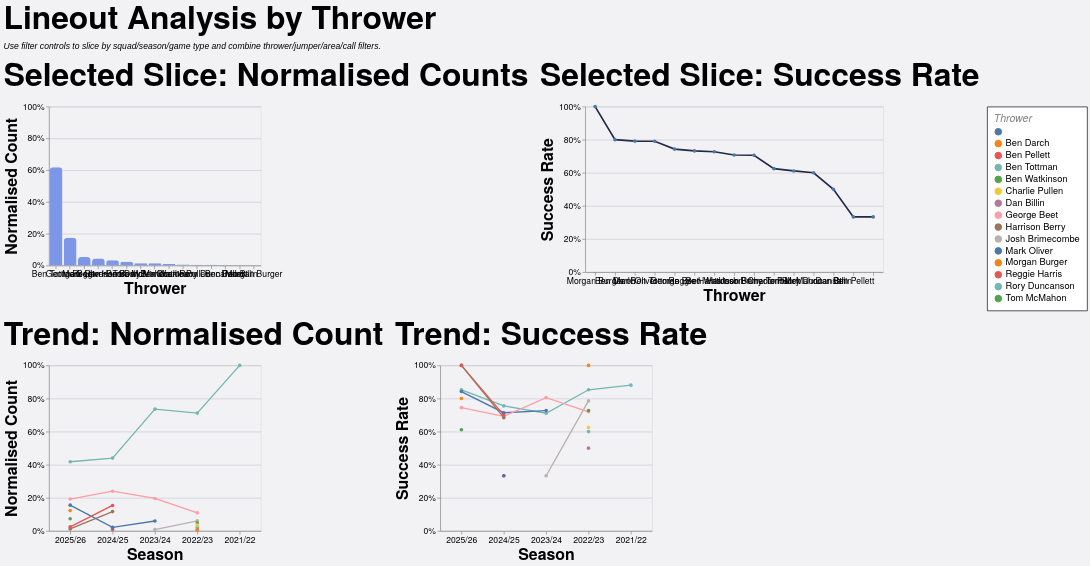

The Vega-Lite source for this figure:
### Vega-Lite specification from a JSON file in a GitHub repository (floating-point values rounded to 4 significant figures; data arrays with more than 128 entries replaced by an {"elided": "..."} marker saying what was removed)
{"config": {"axis": {"labelFont": "PT Sans Narrow, Helvetica Neue, Helvetica, Arial, sans-serif", "titleFont": "PT Sans Narrow, Helvetica Neue, Helvetica, Arial, sans-serif", "labelFontSize": 13, "titleFontSize": 24, "gridColor": "#202947", "gridOpacity": 0.2, "zindex": 1}, "text": {"font": "Lato, sans-serif"}, "bar": {"cornerRadiusEnd": 5}, "header": {"labelFont": "PT Sans Narrow, Helvetica Neue, Helvetica, Arial, sans-serif", "titleFont": "PT Sans Narrow, Helvetica Neue, Helvetica, Arial, sans-serif", "labelFontSize": 24, "titleFontSize": 28, "labelFontWeight": "bold", "orient": "left"}, "legend": {"labelFont": "PT Sans Narrow, Helvetica Neue, Helvetica, Arial, sans-serif", "titleFont": "PT Sans Narrow, Helvetica Neue, Helvetica, Arial, sans-serif", "labelFontSize": 14, "titleFontSize": 16, "titlePadding": 5, "fillColor": "white", "strokeColor": "black", "padding": 10, "titleFontWeight": "lighter", "titleFontStyle": "italic", "titleColor": "gray", "offset": 10}, "title": {"font": "PT Sans Narrow, Helvetica Neue, Helvetica, Arial, sans-serif", "fontSize": 48, "fontWeight": "bold", "anchor": "start", "align": "center", "titlePadding": 20, "subtitlePadding": 10, "subtitleFontSize": 13, "subtitleColor": "", "subtitleFontStyle": "italic", "offset": 15, "color": "black"}, "axisX": {"labelAngle": 0}, "facet": {"title": null, "header": null, "align": {"row": "each", "column": "each"}}, "resolve": {"scale": {"y": "independent", "facet": "independent"}}, "background": "#f2f1f4", "scale": {"offsetBandPaddingOuter": 0.2, "offsetBandPaddingInner": 0.1}}, "vconcat": [{"hconcat": [{"mark": {"type": "bar", "color": "#7d96e8"}, "encoding": {"tooltip": [{"field": "thrower", "title": "Thrower", "type": "nominal"}, {"field": "attempts", "format": ",.0f", "title": "Lineouts", "type": "quantitative"}, {"field": "share", "format": ".1%", "title": "Normalised Count", "type": "quantitative"}], "x": {"field": "thrower", "sort": "-y", "title": "Thrower", "type": "nominal"}, "y": {"axis": {"format": "%"}, "field": "share", "scale": {"domain": [0, 1]}, "title": "Normalised Count", "type": "quantitative"}}, "height": 240, "title": "Selected Slice: Normalised Counts", "transform": [{"filter": "(loSquad == 'All' || datum.squad == loSquad) && (loGameType == 'All' || (loGameType == 'League + Cup' && (datum.game_type == 'League' || datum.game_type == 'Cup')) || (loGameType == 'League only' && datum.game_type == 'League') || datum.game_type == loGameType) && (loOpposition == 'All' || datum.opposition == loOpposition) && (loThrower == 'All' || datum.thrower == loThrower) && (loJumper == 'All' || datum.jumper == loJumper) && (loArea == 'All' || datum.area == loArea) && (loNumbers == 'All' || datum.numbers == loNumbers) && (loCall == 'All' || datum.call == loCall) && (loCallType == 'All' || datum.call_type == loCallType)"}, {"filter": "(loSeason == 'All' || datum.season == loSeason)"}, {"aggregate": [{"op": "count", "as": "attempts"}, {"op": "sum", "field": "won", "as": "won"}], "groupby": ["thrower"]}, {"joinaggregate": [{"op": "sum", "field": "attempts", "as": "total_attempts"}]}, {"calculate": "datum.attempts / datum.total_attempts", "as": "share"}, {"calculate": "datum.won / datum.attempts", "as": "success_rate"}], "width": 320}, {"mark": {"type": "line", "color": "#202946", "point": true, "strokeWidth": 2.5}, "encoding": {"tooltip": [{"field": "thrower", "title": "Thrower", "type": "nominal"}, {"field": "won", "format": ",.0f", "title": "Won", "type": "quantitative"}, {"field": "attempts", "format": ",.0f", "title": "Lineouts", "type": "quantitative"}, {"field": "success_rate", "format": ".1%", "title": "Success Rate", "type": "quantitative"}], "x": {"field": "thrower", "sort": "-y", "title": "Thrower", "type": "nominal"}, "y": {"axis": {"format": "%"}, "field": "success_rate", "scale": {"domain": [0, 1]}, "title": "Success Rate", "type": "quantitative"}}, "height": 250, "title": "Selected Slice: Success Rate", "transform": [{"filter": "(loSquad == 'All' || datum.squad == loSquad) && (loGameType == 'All' || (loGameType == 'League + Cup' && (datum.game_type == 'League' || datum.game_type == 'Cup')) || (loGameType == 'League only' && datum.game_type == 'League') || datum.game_type == loGameType) && (loOpposition == 'All' || datum.opposition == loOpposition) && (loThrower == 'All' || datum.thrower == loThrower) && (loJumper == 'All' || datum.jumper == loJumper) && (loArea == 'All' || datum.area == loArea) && (loNumbers == 'All' || datum.numbers == loNumbers) && (loCall == 'All' || datum.call == loCall) && (loCallType == 'All' || datum.call_type == loCallType)"}, {"filter": "(loSeason == 'All' || datum.season == loSeason)"}, {"aggregate": [{"op": "count", "as": "attempts"}, {"op": "sum", "field": "won", "as": "won"}], "groupby": ["thrower"]}, {"joinaggregate": [{"op": "sum", "field": "attempts", "as": "total_attempts"}]}, {"calculate": "datum.attempts / datum.total_attempts", "as": "share"}, {"calculate": "datum.won / datum.attempts", "as": "success_rate"}], "width": {"step": 30}}], "spacing": 16}, {"hconcat": [{"mark": {"type": "line", "point": true, "strokeWidth": 2}, "encoding": {"color": {"field": "thrower", "title": "Thrower", "type": "nominal"}, "tooltip": [{"field": "season", "title": "Season", "type": "nominal"}, {"field": "thrower", "title": "Thrower", "type": "nominal"}, {"field": "attempts", "format": ",.0f", "title": "Lineouts", "type": "quantitative"}, {"field": "norm_count", "format": ".1%", "title": "Normalised Count", "type": "quantitative"}], "x": {"field": "season", "sort": "-x", "title": "Season", "type": "nominal"}, "y": {"axis": {"format": "%"}, "field": "norm_count", "scale": {"domain": [0, 1]}, "title": "Normalised Count", "type": "quantitative"}}, "height": 250, "title": "Trend: Normalised Count", "transform": [{"filter": "(loSquad == 'All' || datum.squad == loSquad) && (loGameType == 'All' || (loGameType == 'League + Cup' && (datum.game_type == 'League' || datum.game_type == 'Cup')) || (loGameType == 'League only' && datum.game_type == 'League') || datum.game_type == loGameType) && (loOpposition == 'All' || datum.opposition == loOpposition) && (loThrower == 'All' || datum.thrower == loThrower) && (loJumper == 'All' || datum.jumper == loJumper) && (loArea == 'All' || datum.area == loArea) && (loNumbers == 'All' || datum.numbers == loNumbers) && (loCall == 'All' || datum.call == loCall) && (loCallType == 'All' || datum.call_type == loCallType)"}, {"aggregate": [{"op": "count", "as": "attempts"}, {"op": "sum", "field": "won", "as": "won"}], "groupby": ["season", "thrower"]}, {"joinaggregate": [{"op": "sum", "field": "attempts", "as": "season_attempts"}], "groupby": ["season"]}, {"calculate": "datum.attempts / datum.season_attempts", "as": "norm_count"}, {"calculate": "datum.won / datum.attempts", "as": "success_rate"}], "width": 320}, {"mark": {"type": "line", "point": true, "strokeWidth": 2}, "encoding": {"color": {"field": "thrower", "title": "Thrower", "type": "nominal"}, "tooltip": [{"field": "season", "title": "Season", "type": "nominal"}, {"field": "thrower", "title": "Thrower", "type": "nominal"}, {"field": "won", "format": ",.0f", "title": "Won", "type": "quantitative"}, {"field": "attempts", "format": ",.0f", "title": "Lineouts", "type": "quantitative"}, {"field": "success_rate", "format": ".1%", "title": "Success Rate", "type": "quantitative"}], "x": {"field": "season", "sort": "-x", "title": "Season", "type": "nominal"}, "y": {"axis": {"format": "%"}, "field": "success_rate", "scale": {"domain": [0, 1]}, "title": "Success Rate", "type": "quantitative"}}, "height": 250, "title": "Trend: Success Rate", "transform": [{"filter": "(loSquad == 'All' || datum.squad == loSquad) && (loGameType == 'All' || (loGameType == 'League + Cup' && (datum.game_type == 'League' || datum.game_type == 'Cup')) || (loGameType == 'League only' && datum.game_type == 'League') || datum.game_type == loGameType) && (loOpposition == 'All' || datum.opposition == loOpposition) && (loThrower == 'All' || datum.thrower == loThrower) && (loJumper == 'All' || datum.jumper == loJumper) && (loArea == 'All' || datum.area == loArea) && (loNumbers == 'All' || datum.numbers == loNumbers) && (loCall == 'All' || datum.call == loCall) && (loCallType == 'All' || datum.call_type == loCallType)"}, {"aggregate": [{"op": "count", "as": "attempts"}, {"op": "sum", "field": "won", "as": "won"}], "groupby": ["season", "thrower"]}, {"joinaggregate": [{"op": "sum", "field": "attempts", "as": "season_attempts"}], "groupby": ["season"]}, {"calculate": "datum.attempts / datum.season_attempts", "as": "norm_count"}, {"calculate": "datum.won / datum.attempts", "as": "success_rate"}], "width": 320}], "spacing": 16}], "data": {"name": "data-e83ea88e487ae484029b5fe5c4083f37"}, "params": [{"name": "loSquad", "value": "All"}, {"name": "loSeason", "value": "All"}, {"name": "loGameType", "value": "All"}, {"name": "loOpposition", "value": "All"}, {"name": "loThrower", "value": "All"}, {"name": "loJumper", "value": "All"}, {"name": "loArea", "value": "All"}, {"name": "loNumbers", "value": "All"}, {"name": "loCall", "value": "All"}, {"name": "loCallType", "value": "All"}], "spacing": 22, "title": {"text": "Lineout Analysis by Thrower", "subtitle": "Use filter controls to slice by squad/season/game type and combine thrower/jumper/area/call filters."}, "$schema": "https://vega.github.io/schema/vega-lite/v5.20.1.json", "datasets": {"data-e83ea88e487ae484029b5fe5c4083f37": {"elided": "1274 records"}}}
